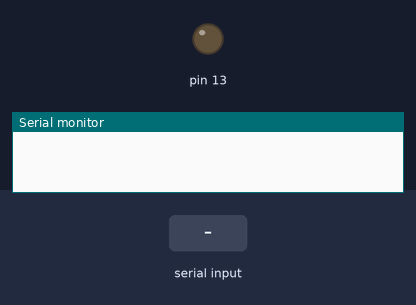
This sketch was run on a simulated Arduino Uno, built with avr-gcc and run on an emulated ATmega328P. On the bench: output pins drawn as LEDs (lit = HIGH), the last lines printed to the serial monitor. The test bench sets the inputs (shaded band). EEPROM starts erased.

Above: at 1.2 s.
1.3 s: "N" received over Serial
At 3.1 s:
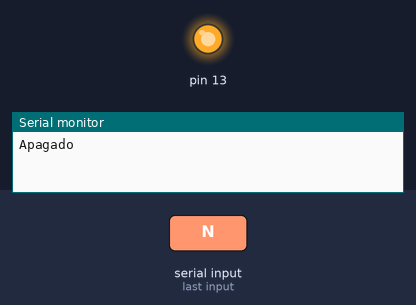
3.8 s: "S" received over Serial
At 6.1 s:
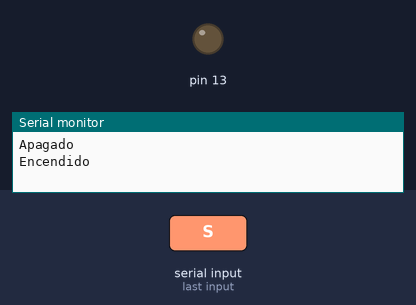
Timing chart, 0 to 7.6 s (numbered marks = the images above; inputs shaded):
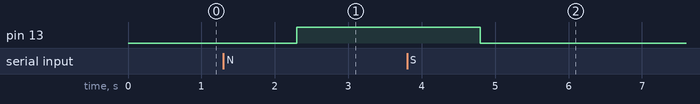

Measured:
- after the input at 1.3 s, pin 13: LOW → HIGH after 1.0 s
- after the input at 3.8 s, pin 13: HIGH → LOW after 1.0 s

The sketch:

EEPROM.ino
```cpp
#include <EEPROM.h>
int estado;
String letra;
void setup() {
  pinMode(13,OUTPUT);
  Serial.begin(9600);
  estado = EEPROM.read(0);
  if(estado == 1){
    digitalWrite(13,HIGH);
  }

}

void loop() {
  if(Serial.available() > 0){
    letra = Serial.readString();
    letra.trim();
    if(letra == "S") {
      digitalWrite(13,0);
      Serial.println("Encendido");
      EEPROM.write(0,0);
    }
    if(letra == "N") {
      digitalWrite(13,HIGH);
      Serial.println("Apagado");
      EEPROM.write(0,1);
    }
  }
}
```
